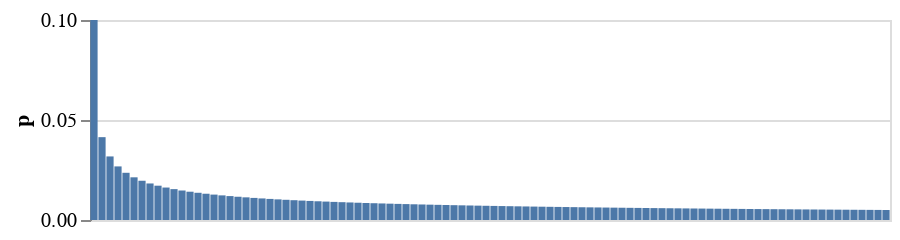

Here is the notebook cell this chart was saved with:
### Markdown cell above
That looks suspicously like our bucketed density plot:

### Code cell
zs = np.arange(0,10,0.1)
ps = [Pz(z,z+0.1) for z in zs]
zs_labels = [f'[{z},{z+0.1})' for z in zs]

distribution = pd.DataFrame({'z':zs_labels, 'p':ps})
alt.Chart(distribution, height=100, width=400).mark_bar().encode(alt.X('z:O',axis=None), y='p')
